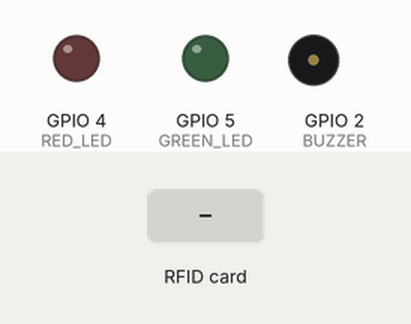
Simulated run of this sketch. Board: ESP8266 (Wemos D1 mini). Shown: output pins drawn as LEDs (lit = HIGH), buzzer (waves = sounding, pin HIGH). Dashed ring = blinking. Inputs (shaded band) come from the test bench. WiFi joins after 1.5 s; servers stay silent unless stated; uploads are accepted with an empty reply; not simulated (calls return 0 or success): secrets.h; what the sketch prints to the serial monitor is not drawn.

Above: at 3.8 s.
3.9 s: RFID card 5E 7A 19 C4 held to the reader
At 4.7 s:
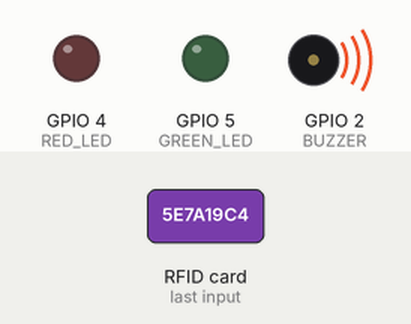
At 5.87 s:
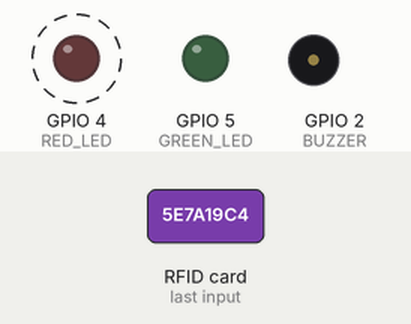
Timing chart, 0 to 8.1 s (numbered marks = the images above; inputs shaded):
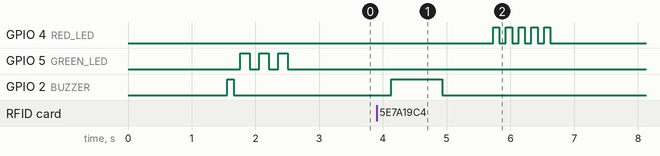

Measured:
- after the input at 3.9 s, GPIO 4 (RED_LED): alternates HIGH for 0.10 s and LOW for 0.10 s, 10 changes in all, then stays LOW, starting after 1.8 s; GPIO 2 (BUZZER): LOW → HIGH after 0.23 s, → LOW 0.80 s later

The sketch:

esp8266_rfid_local.ino
```cpp
/*
 * ============================================================
 * AttendEase — ESP8266 + MFRC522 RFID Attendance (LOCAL server)
 * ============================================================
 * Board   : NodeMCU ESP8266 or Wemos D1 Mini
 * Module  : MFRC522 RFID Reader
 *
 * Wiring (MFRC522 → NodeMCU):
 *   SDA  → D8 (GPIO15)
 *   SCK  → D5 (GPIO14)
 *   MOSI → D7 (GPIO13)
 *   MISO → D6 (GPIO12)
 *   GND  → GND
 *   RST  → D3 (GPIO0)   ← boot strap pin: must be HIGH at power-on.
 *                          RC522 RST idles high, so this is fine, but
 *                          disconnect if upload/boot issues occur.
 *   3.3V → 3.3V         ← NOT 5V, will damage module
 *
 * Optional feedback:
 *   Green LED  → D1 (GPIO5) → 220Ω resistor → GND
 *   Red LED    → D2 (GPIO4) → 220Ω resistor → GND
 *   Buzzer     → D4 (GPIO2) → GND
 *     GPIO2 is a boot strap pin (also onboard LED, active LOW).
 *     An active buzzer here may chirp briefly at boot — harmless.
 *     Use an ACTIVE buzzer; a low-resistance passive buzzer can
 *     pull the pin low and prevent booting.
 *
 * Libraries (Arduino Library Manager):
 *   - MFRC522 by GithubCommunity
 *   - ArduinoJson by Benoit Blanchon (v6.x)
 *   - ESP8266 board package (ESP8266WiFi / ESP8266HTTPClient)
 *
 * Board settings:
 *   Board        : NodeMCU 1.0 (ESP-12E Module)
 *   Upload Speed : 115200
 *   Flash Size   : 4MB (FS:2MB OTA:~1019KB)
 *
 * Card registration flow (no scan mode needed):
 *   Tap an unknown card → backend auto-registers it in rfid_cards
 *   and it appears under "Unassigned cards" in the admin dashboard,
 *   where it can be assigned to an employee.
 * ============================================================
 */

#include <SPI.h>
#include <MFRC522.h>
#include <ESP8266WiFi.h>
#include <ESP8266HTTPClient.h>
#include <WiFiClient.h>
#include <ArduinoJson.h>
#include "secrets.h"   // WiFi + API credentials (gitignored — see secrets.h.example)

// ============================================================
// CONFIGURATION — EDIT THESE
// ============================================================
const char* WIFI_SSID     = SECRET_WIFI_SSID;
const char* WIFI_PASSWORD = SECRET_WIFI_PASSWORD;
const char* SERVER_IP     = "192.168.100.10";  // your PC IP
const char* SERVER_PORT   = "5000";
const char* API_KEY       = SECRET_API_KEY;    // matches backend CAMERA_API_KEY
const char* READER_ID     = "zics-entrance-1";

// ============================================================
// PINS
// ============================================================
#define SS_PIN    15   // D8
#define RST_PIN   0    // D3
#define GREEN_LED 5    // D1 — success
#define RED_LED   4    // D2 — error / unknown card
#define BUZZER    2    // D4 — beep feedback

// ============================================================
// GLOBALS
// ============================================================
MFRC522 rfid(SS_PIN, RST_PIN);

String tapURL;

// Per-card debounce: same card ignored for DEBOUNCE_MS,
// a DIFFERENT card is accepted immediately (back-to-back taps work).
String        lastUID    = "";
unsigned long lastTapMs  = 0;
const unsigned long DEBOUNCE_MS = 5000;

// ============================================================
// SETUP
// ============================================================
void setup() {
  Serial.begin(115200);
  Serial.println("\n========================================");
  Serial.println("  AttendEase RFID System Starting...");
  Serial.println("========================================");

  pinMode(GREEN_LED, OUTPUT);
  pinMode(RED_LED,   OUTPUT);
  pinMode(BUZZER,    OUTPUT);
  digitalWrite(GREEN_LED, LOW);
  digitalWrite(RED_LED,   LOW);
  digitalWrite(BUZZER,    LOW);

  SPI.begin();
  rfid.PCD_Init();
  rfid.PCD_DumpVersionToSerial();
  Serial.println("[OK] RFID reader ready");

  tapURL  = "http://";
  tapURL += SERVER_IP;
  tapURL += ":";
  tapURL += SERVER_PORT;
  tapURL += "/api/v1/rfid/tap";

  connectWiFi();

  Serial.println("\n[READY] Waiting for RFID card tap...");
  beep(1, 100);             // 1 short beep = ready
  ledFlash(GREEN_LED, 3, 150);
}

// ============================================================
// MAIN LOOP
// ============================================================
void loop() {
  if (WiFi.status() != WL_CONNECTED) {
    Serial.println("[WIFI] Lost. Reconnecting...");
    connectWiFi();
  }

  if (!rfid.PICC_IsNewCardPresent()) return;
  if (!rfid.PICC_ReadCardSerial())   return;

  String cardUID = getCardUID();

  // Halt the card right away — no need to hold the session
  // open while the HTTP request runs.
  rfid.PICC_HaltA();
  rfid.PCD_StopCrypto1();

  // Per-card debounce
  unsigned long now = millis();
  if (cardUID == lastUID && now - lastTapMs < DEBOUNCE_MS) {
    Serial.println("[WAIT] Same card too fast. Ignored.");
    return;
  }
  lastUID   = cardUID;
  lastTapMs = now;

  Serial.print("[CARD] UID: ");
  Serial.println(cardUID);

  sendTap(cardUID);
}

// ============================================================
// READ CARD UID  (uppercase, colon-separated — matches backend)
// ============================================================
String getCardUID() {
  String uid = "";
  for (byte i = 0; i < rfid.uid.size; i++) {
    if (rfid.uid.uidByte[i] < 0x10) uid += "0";
    uid += String(rfid.uid.uidByte[i], HEX);
    if (i < rfid.uid.size - 1) uid += ":";
  }
  uid.toUpperCase();
  return uid;
}

// ============================================================
// SEND TAP TO BACKEND
// ============================================================
// Returns HTTP code (-1 = connection failure)
int postTap(const String& cardUID, String& response) {
  WiFiClient client;
  HTTPClient http;
  http.begin(client, tapURL);
  http.setTimeout(15000);
  http.addHeader("Content-Type", "application/json");
  http.addHeader("X-Camera-Key", API_KEY);

  StaticJsonDocument<128> doc;
  doc["card_uid"]  = cardUID;
  doc["reader_id"] = READER_ID;
  String body;
  serializeJson(doc, body);

  int code = http.POST(body);
  if (code == HTTP_CODE_OK) response = http.getString();
  http.end();
  return code;
}

void sendTap(String cardUID) {
  Serial.print("[HTTP] POST tap → ");
  Serial.println(tapURL);

  String response;
  int httpCode = postTap(cardUID, response);

  // One retry on connection failure (server busy / WiFi blip)
  if (httpCode == -1) {
    Serial.println("[HTTP] Connection failed. Retrying once...");
    delay(500);
    httpCode = postTap(cardUID, response);
  }

  if (httpCode == HTTP_CODE_OK) {
    Serial.print("[HTTP] 200 → ");
    Serial.println(response);

    StaticJsonDocument<512> resp;
    if (deserializeJson(resp, response)) {
      Serial.println("[ERROR] Bad JSON in response");
      errorFeedback();
      return;
    }

    bool        success = resp["success"]       | false;
    const char* name    = resp["employee_name"] | "";
    const char* action  = resp["action"]        | "";
    const char* message = resp["message"]       | "";
    bool        isLate  = resp["is_late"]       | false;
    int         lateMin = resp["late_minutes"]  | 0;

    Serial.println("────────────────────────────────");
    if (success) {
      Serial.printf("[✓] %s | %s\n", name, action);
      Serial.printf("[i] %s\n", message);
      if (isLate) Serial.printf("[!] Late by %d mins\n", lateMin);
      beep(2, 100);                  // 2 short beeps
      ledFlash(GREEN_LED, 2, 300);   // 2 green flashes

    } else if (strcmp(action, "too_soon") == 0) {
      // Clock-out attempted too soon after clock-in
      Serial.printf("[~] %s\n", message);
      beep(1, 300);                  // 1 medium beep
      ledFlash(RED_LED, 2, 300);     // 2 slow red flashes

    } else {
      // Unknown / unassigned card
      Serial.printf("[✗] %s\n", message);
      beep(1, 500);                  // 1 long beep
      ledFlash(RED_LED, 3, 200);     // 3 red flashes
    }
    Serial.println("────────────────────────────────");

  } else if (httpCode == 401) {
    Serial.println("[ERROR] 401 — Wrong API key");
    errorFeedback();

  } else if (httpCode == -1) {
    Serial.println("[ERROR] Cannot reach server. Check IP and Flask.");
    errorFeedback();

  } else {
    Serial.printf("[ERROR] HTTP %d\n", httpCode);
    errorFeedback();
  }
}

// ============================================================
// WIFI
// ============================================================
void connectWiFi() {
  Serial.printf("[WIFI] Connecting to %s ", WIFI_SSID);
  WiFi.mode(WIFI_STA);
  WiFi.begin(WIFI_SSID, WIFI_PASSWORD);

  unsigned long start = millis();
  while (WiFi.status() != WL_CONNECTED) {
    if (millis() - start > 15000) {
      Serial.println("\n[WIFI] Timeout. Retrying in 10s...");
      delay(10000);
      WiFi.begin(WIFI_SSID, WIFI_PASSWORD);
      start = millis();
      continue;
    }
    delay(500);
    Serial.print(".");
  }
  Serial.println();
  Serial.print("[WIFI] Connected! IP: ");
  Serial.println(WiFi.localIP());
}

// ============================================================
// FEEDBACK HELPERS
// ============================================================
void beep(int times, int durationMs) {
  for (int i = 0; i < times; i++) {
    digitalWrite(BUZZER, HIGH);
    delay(durationMs);
    digitalWrite(BUZZER, LOW);
    delay(durationMs);
  }
}

void ledFlash(int pin, int times, int durationMs) {
  for (int i = 0; i < times; i++) {
    digitalWrite(pin, HIGH);
    delay(durationMs);
    digitalWrite(pin, LOW);
    delay(durationMs);
  }
}

void errorFeedback() {
  beep(1, 800);
  ledFlash(RED_LED, 5, 100);
}

// ============================================================
// FEEDBACK PATTERNS
// ============================================================
// 1 short beep  + 3 rapid green flashes = system ready
// 2 short beeps + 2 green flashes       = attendance recorded
// 1 medium beep + 2 slow red flashes    = clock-out too soon
// 1 long beep   + 3 red flashes         = unknown card
// 1 very long beep + 5 red flashes      = server error
```
